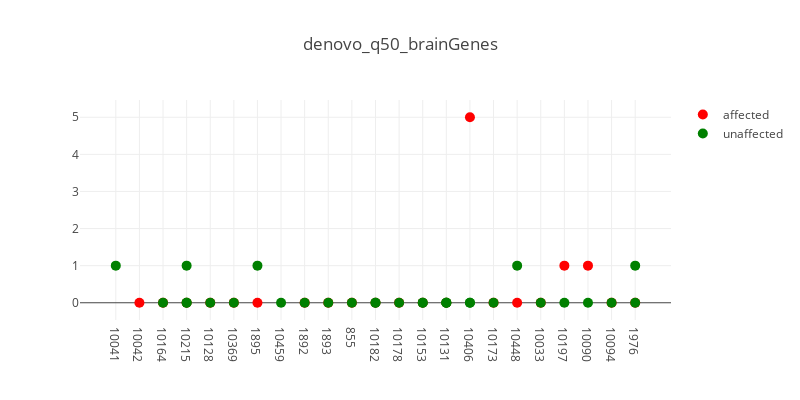
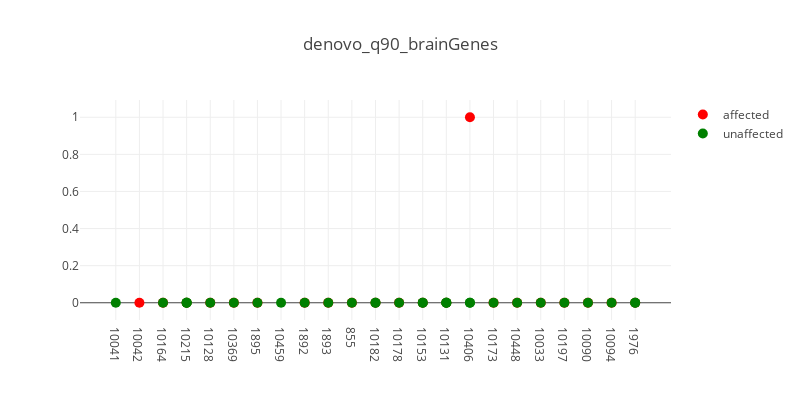
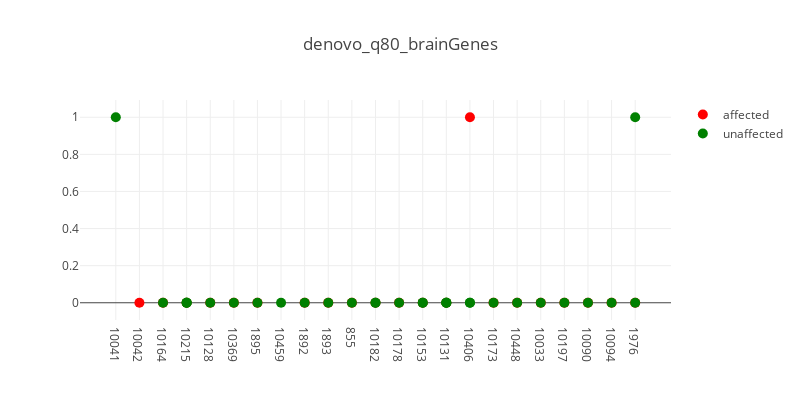
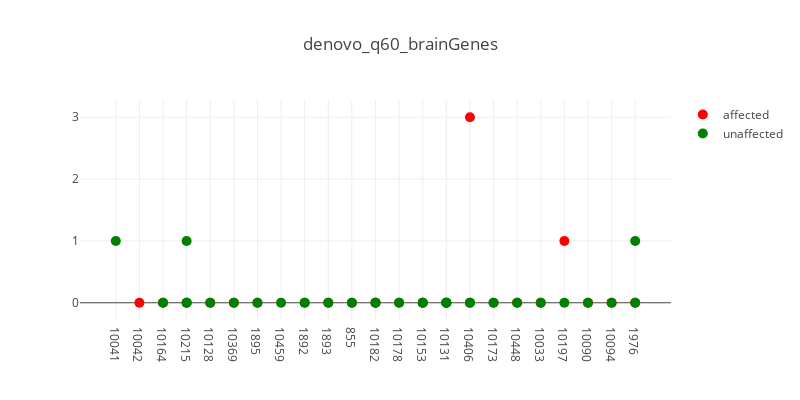

The code cell stored with these charts, in order, in its notebook:
### Markdown cell above
Let's see how robust this is across XHMM quality controls:

### Code cell
import glob

data_dir = '/home/sudregp/data/cnv/xhmm/'
files = glob.glob(data_dir + '/denovo*q?0_brain*cnv.indiv')
for f in files:
    t_str = '.'.join(f.split('/')[-1].split('.')[:-2])
    plot_plink_cnvs(f, t_str, verbose=True)

### Figure 1 — Plotly figure (JSON) as saved in the notebook; plotly's stock layout.template omitted (floating-point values rounded to 4 significant figures)
{"data": [{"hoverinfo": "text+y", "marker": {"color": "red", "size": 10}, "mode": "markers", "name": "affected", "showlegend": true, "text": ["CLIA_400126", "CLIA_400122", "CLIA_400125", "CLIA_400153", "CCGO_800980", "CLIA_400132", "CLIA_400134", "CLIA_400163", "CLIA_400216", "CLIA_400121", "CLIA_400131", "CLIA_400128", "CLIA_400140", "CLIA_400178", "CLIA_400149", "CLIA_400205", "CLIA_400127", "CLIA_400129", "CLIA_400123", "CLIA_400130", "CLIA_400204"], "type": "scatter", "x": [1, 2, 3, 4, 5, 6, 8, 9, 10, 11, 12, 13, 14, 15, 16, 17, 18, 19, 20, 21, 22], "y": [0, 0, 0, 0, 0, 0, 0, 0, 0, 0, 0, 0, 0, 5, 0, 0, 0, 1, 1, 0, 0]}, {"hoverinfo": "text+y", "hovertext": ["CLIA_400155", "CLIA_400135", "CLIA_400191", "CLIA_400189", "CLIA_400193", "CLIA_400152", "CCGO_800979", "CLIA_400158", "CLIA_400209", "CLIA_400175", "CLIA_400162", "CLIA_400133", "CLIA_400170", "CLIA_400172", "CLIA_400159", "CLIA_400210", "CLIA_400212", "CLIA_400138", "CLIA_400139", "CLIA_400142", "CLIA_400179", "CLIA_400180", "CLIA_400148", "CLIA_400200", "CLIA_400166", "CLIA_400181", "CLIA_400195", "CLIA_400144", "CLIA_400203", "CLIA_400201"], "marker": {"color": "green", "size": 10}, "mode": "markers", "name": "unaffected", "showlegend": true, "type": "scatter", "x": [0, 2, 3, 3, 3, 4, 5, 6, 7, 8, 9, 10, 11, 11, 12, 13, 13, 14, 14, 14, 15, 15, 16, 17, 18, 19, 20, 21, 22, 22], "y": [1, 0, 0, 0, 1, 0, 0, 1, 0, 0, 0, 0, 0, 0, 0, 0, 0, 0, 0, 0, 0, 0, 0, 1, 0, 0, 0, 0, 1, 0]}], "layout": {"height": 400, "hovermode": "closest", "title": "denovo_q50_brainGenes", "width": 800, "xaxis1": {"ticktext": ["10041", "10042", "10164", "10215", "10128", "10369", "1895", "10459", "1892", "1893", "855", "10182", "10178", "10153", "10131", "10406", "10173", "10448", "10033", "10197", "10090", "10094", "1976"], "tickvals": [0, 1, 2, 3, 4, 5, 6, 7, 8, 9, 10, 11, 12, 13, 14, 15, 16, 17, 18, 19, 20, 21, 22], "zeroline": false}}}

### Figure 2 — Plotly figure (JSON) as saved in the notebook; plotly's stock layout.template omitted (floating-point values rounded to 4 significant figures)
{"data": [{"hoverinfo": "text+y", "marker": {"color": "red", "size": 10}, "mode": "markers", "name": "affected", "showlegend": true, "text": ["CLIA_400126", "CLIA_400122", "CLIA_400125", "CLIA_400153", "CCGO_800980", "CLIA_400132", "CLIA_400134", "CLIA_400163", "CLIA_400216", "CLIA_400121", "CLIA_400131", "CLIA_400128", "CLIA_400140", "CLIA_400178", "CLIA_400149", "CLIA_400205", "CLIA_400127", "CLIA_400129", "CLIA_400123", "CLIA_400130", "CLIA_400204"], "type": "scatter", "x": [1, 2, 3, 4, 5, 6, 8, 9, 10, 11, 12, 13, 14, 15, 16, 17, 18, 19, 20, 21, 22], "y": [0, 0, 0, 0, 0, 0, 0, 0, 0, 0, 0, 0, 0, 1, 0, 0, 0, 0, 0, 0, 0]}, {"hoverinfo": "text+y", "hovertext": ["CLIA_400155", "CLIA_400135", "CLIA_400191", "CLIA_400189", "CLIA_400193", "CLIA_400152", "CCGO_800979", "CLIA_400158", "CLIA_400209", "CLIA_400175", "CLIA_400162", "CLIA_400133", "CLIA_400170", "CLIA_400172", "CLIA_400159", "CLIA_400210", "CLIA_400212", "CLIA_400138", "CLIA_400139", "CLIA_400142", "CLIA_400179", "CLIA_400180", "CLIA_400148", "CLIA_400200", "CLIA_400166", "CLIA_400181", "CLIA_400195", "CLIA_400144", "CLIA_400203", "CLIA_400201"], "marker": {"color": "green", "size": 10}, "mode": "markers", "name": "unaffected", "showlegend": true, "type": "scatter", "x": [0, 2, 3, 3, 3, 4, 5, 6, 7, 8, 9, 10, 11, 11, 12, 13, 13, 14, 14, 14, 15, 15, 16, 17, 18, 19, 20, 21, 22, 22], "y": [0, 0, 0, 0, 0, 0, 0, 0, 0, 0, 0, 0, 0, 0, 0, 0, 0, 0, 0, 0, 0, 0, 0, 0, 0, 0, 0, 0, 0, 0]}], "layout": {"height": 400, "hovermode": "closest", "title": "denovo_q90_brainGenes", "width": 800, "xaxis1": {"ticktext": ["10041", "10042", "10164", "10215", "10128", "10369", "1895", "10459", "1892", "1893", "855", "10182", "10178", "10153", "10131", "10406", "10173", "10448", "10033", "10197", "10090", "10094", "1976"], "tickvals": [0, 1, 2, 3, 4, 5, 6, 7, 8, 9, 10, 11, 12, 13, 14, 15, 16, 17, 18, 19, 20, 21, 22], "zeroline": false}}}

### Figure 3 — Plotly figure (JSON) as saved in the notebook; plotly's stock layout.template omitted (floating-point values rounded to 4 significant figures)
{"data": [{"hoverinfo": "text+y", "marker": {"color": "red", "size": 10}, "mode": "markers", "name": "affected", "showlegend": true, "text": ["CLIA_400126", "CLIA_400122", "CLIA_400125", "CLIA_400153", "CCGO_800980", "CLIA_400132", "CLIA_400134", "CLIA_400163", "CLIA_400216", "CLIA_400121", "CLIA_400131", "CLIA_400128", "CLIA_400140", "CLIA_400178", "CLIA_400149", "CLIA_400205", "CLIA_400127", "CLIA_400129", "CLIA_400123", "CLIA_400130", "CLIA_400204"], "type": "scatter", "x": [1, 2, 3, 4, 5, 6, 8, 9, 10, 11, 12, 13, 14, 15, 16, 17, 18, 19, 20, 21, 22], "y": [0, 0, 0, 0, 0, 0, 0, 0, 0, 0, 0, 0, 0, 1, 0, 0, 0, 0, 0, 0, 0]}, {"hoverinfo": "text+y", "hovertext": ["CLIA_400155", "CLIA_400135", "CLIA_400191", "CLIA_400189", "CLIA_400193", "CLIA_400152", "CCGO_800979", "CLIA_400158", "CLIA_400209", "CLIA_400175", "CLIA_400162", "CLIA_400133", "CLIA_400170", "CLIA_400172", "CLIA_400159", "CLIA_400210", "CLIA_400212", "CLIA_400138", "CLIA_400139", "CLIA_400142", "CLIA_400179", "CLIA_400180", "CLIA_400148", "CLIA_400200", "CLIA_400166", "CLIA_400181", "CLIA_400195", "CLIA_400144", "CLIA_400203", "CLIA_400201"], "marker": {"color": "green", "size": 10}, "mode": "markers", "name": "unaffected", "showlegend": true, "type": "scatter", "x": [0, 2, 3, 3, 3, 4, 5, 6, 7, 8, 9, 10, 11, 11, 12, 13, 13, 14, 14, 14, 15, 15, 16, 17, 18, 19, 20, 21, 22, 22], "y": [1, 0, 0, 0, 0, 0, 0, 0, 0, 0, 0, 0, 0, 0, 0, 0, 0, 0, 0, 0, 0, 0, 0, 0, 0, 0, 0, 0, 1, 0]}], "layout": {"height": 400, "hovermode": "closest", "title": "denovo_q80_brainGenes", "width": 800, "xaxis1": {"ticktext": ["10041", "10042", "10164", "10215", "10128", "10369", "1895", "10459", "1892", "1893", "855", "10182", "10178", "10153", "10131", "10406", "10173", "10448", "10033", "10197", "10090", "10094", "1976"], "tickvals": [0, 1, 2, 3, 4, 5, 6, 7, 8, 9, 10, 11, 12, 13, 14, 15, 16, 17, 18, 19, 20, 21, 22], "zeroline": false}}}

### Figure 4 — Plotly figure (JSON) as saved in the notebook; plotly's stock layout.template omitted (floating-point values rounded to 4 significant figures)
{"data": [{"hoverinfo": "text+y", "marker": {"color": "red", "size": 10}, "mode": "markers", "name": "affected", "showlegend": true, "text": ["CLIA_400126", "CLIA_400122", "CLIA_400125", "CLIA_400153", "CCGO_800980", "CLIA_400132", "CLIA_400134", "CLIA_400163", "CLIA_400216", "CLIA_400121", "CLIA_400131", "CLIA_400128", "CLIA_400140", "CLIA_400178", "CLIA_400149", "CLIA_400205", "CLIA_400127", "CLIA_400129", "CLIA_400123", "CLIA_400130", "CLIA_400204"], "type": "scatter", "x": [1, 2, 3, 4, 5, 6, 8, 9, 10, 11, 12, 13, 14, 15, 16, 17, 18, 19, 20, 21, 22], "y": [0, 0, 0, 0, 0, 0, 0, 0, 0, 0, 0, 0, 0, 3, 0, 0, 0, 1, 0, 0, 0]}, {"hoverinfo": "text+y", "hovertext": ["CLIA_400155", "CLIA_400135", "CLIA_400191", "CLIA_400189", "CLIA_400193", "CLIA_400152", "CCGO_800979", "CLIA_400158", "CLIA_400209", "CLIA_400175", "CLIA_400162", "CLIA_400133", "CLIA_400170", "CLIA_400172", "CLIA_400159", "CLIA_400210", "CLIA_400212", "CLIA_400138", "CLIA_400139", "CLIA_400142", "CLIA_400179", "CLIA_400180", "CLIA_400148", "CLIA_400200", "CLIA_400166", "CLIA_400181", "CLIA_400195", "CLIA_400144", "CLIA_400203", "CLIA_400201"], "marker": {"color": "green", "size": 10}, "mode": "markers", "name": "unaffected", "showlegend": true, "type": "scatter", "x": [0, 2, 3, 3, 3, 4, 5, 6, 7, 8, 9, 10, 11, 11, 12, 13, 13, 14, 14, 14, 15, 15, 16, 17, 18, 19, 20, 21, 22, 22], "y": [1, 0, 0, 0, 1, 0, 0, 0, 0, 0, 0, 0, 0, 0, 0, 0, 0, 0, 0, 0, 0, 0, 0, 0, 0, 0, 0, 0, 1, 0]}], "layout": {"height": 400, "hovermode": "closest", "title": "denovo_q60_brainGenes", "width": 800, "xaxis1": {"ticktext": ["10041", "10042", "10164", "10215", "10128", "10369", "1895", "10459", "1892", "1893", "855", "10182", "10178", "10153", "10131", "10406", "10173", "10448", "10033", "10197", "10090", "10094", "1976"], "tickvals": [0, 1, 2, 3, 4, 5, 6, 7, 8, 9, 10, 11, 12, 13, 14, 15, 16, 17, 18, 19, 20, 21, 22], "zeroline": false}}}
